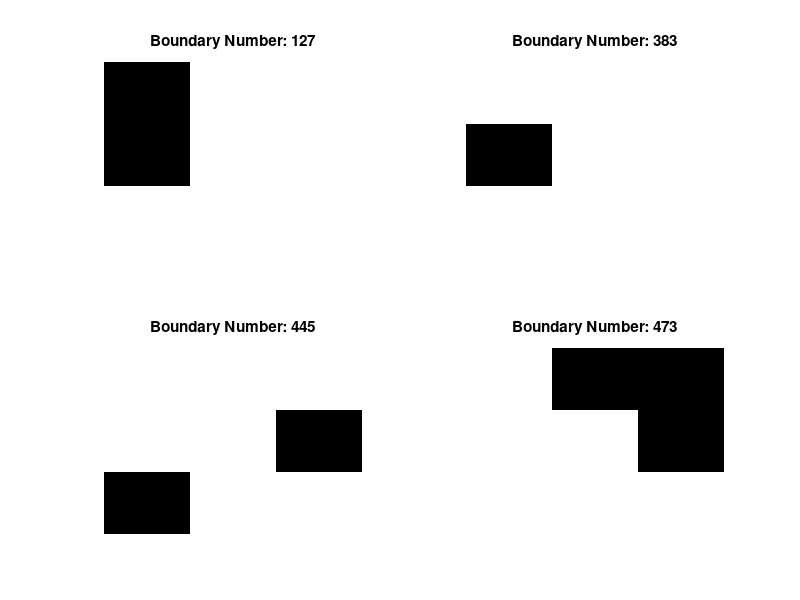

MATLAB code for this plot: (Note: this script raises an error after producing the figure.)
close all; clear; clc;
%%
% Initialize
N = 256;
ifStream = zeros(N, 9);
xy_norm = zeros(N, 2);
boundary_sim = zeros(3, 3, N);
ifStream(: ,1) = 1;

count  = 0;
count_id = [];
% Center coordinates
i_center = 2; j_center = 2;
% D2Q9 config
Cx = [0 1 0 -1 0 1 -1 -1 1];
Cy = [0 0 1 0 -1 1 1 -1 -1];
remove_based_on_direction_count = [];
remove_based_on_shape = [];
% Iterate through all possible binary numbers for the remaining 8 cells
for i = 0:2^9-1
    % Convert the decimal number to binary and convert it into a 3x3 matrix
    binaryStr = dec2bin(i, 9);
    binaryMatrix = reshape(binaryStr, [3, 3]) - '0';
    % Check if the center cell contains a 1
    if binaryMatrix(2, 2) == 1 
        count = count +1;
        count_id = [count_id, i];
        boundary_sim(:, :, count) = binaryMatrix;
        % categorize ifStream
        if binaryMatrix(8) == 1
            ifStream(count, 2) = 1;
        end
        if binaryMatrix(6) == 1
            ifStream(count, 3) = 1;
        end
        if binaryMatrix(2) == 1
            ifStream(count, 4) = 1;
        end
        if binaryMatrix(4) == 1
            ifStream(count, 5) = 1;
        end
        if binaryMatrix(6) == 1 && binaryMatrix(8) == 1 && binaryMatrix(9) == 1
            ifStream(count, 6) = 1;
        end
        if binaryMatrix(2) == 1 && binaryMatrix(6) == 1 && binaryMatrix(3) == 1
            ifStream(count, 7) = 1;
        end
        if binaryMatrix(2) == 1 && binaryMatrix(4) == 1 && binaryMatrix(1) == 1
            ifStream(count, 8) = 1;
        end
        if binaryMatrix(4) == 1 && binaryMatrix(8) == 1 && binaryMatrix(7) == 1
            ifStream(count, 9) = 1;
        end
        % normal vectors
        direction_counter = 0;
        for ic = 2:9
            if binaryMatrix(i_center + Cy(ic), j_center + Cx(ic)) && ...
                    ifStream(count, ic) == 1
                xy_norm(count, 1) = xy_norm(count, 1) + Cx(ic);
                xy_norm(count, 2) = xy_norm(count, 2) + Cy(ic);
                direction_counter = direction_counter + 1;
            end
        end
        % cleaning 1
        if direction_counter < 3
            remove_based_on_direction_count = [remove_based_on_direction_count, count];
        end
        % cleaning 2
        for row = 1:3   % traverse each row
            rowVec = binaryMatrix(row, :);
            if rowVec(1) == 0 && rowVec(2) == 1 && rowVec(3) == 0
                remove_based_on_shape = [remove_based_on_shape , count];
                break;
            end
        end
        for col = 1:3   % traverse each column
            colVec = binaryMatrix(:, col);
            if colVec(1) == 0 && colVec(2) == 1 && colVec(3) == 0
                remove_based_on_shape = [remove_based_on_shape , count];
                break;
            end
        end
        diags = [diag(binaryMatrix), diag(flipud(binaryMatrix))];
        for d = 1:size(diags, 2)  % traverse each diagonal
            diagVec = diags(:, d);
            if diagVec(1) == 0 && diagVec(2) == 1 && diagVec(3) == 0
                remove_based_on_shape = [remove_based_on_shape , count];
                break;
            end
        end
        
    end
end

% normalize
xy_norm_magnitude = sqrt(xy_norm(: ,1).^2 + xy_norm(: ,2).^2);
xy_norm(:, 1) = xy_norm(:, 1) ./ xy_norm_magnitude;
xy_norm(:, 2) = xy_norm(:, 2) ./ xy_norm_magnitude;
remaining_boundary_ids = [];
nonRemovedTypes = [];
for i = 1:N
    if  ~isnan(xy_norm(i, 1)) && ~isnan(xy_norm(i, 2)) && isempty(find(remove_based_on_direction_count == i)) ...
            && isempty(find(remove_based_on_shape == i))
        nonRemovedTypes = [nonRemovedTypes, i];
        remaining_boundary_ids = [remaining_boundary_ids, count_id(i)];
    end
end

% filter garbage data
xy_norm_new = zeros(length(nonRemovedTypes), 2);
ifStream_new = zeros(length(nonRemovedTypes), 9);
icsr = zeros(length(nonRemovedTypes), 9);

% sample types for plotting
bnd_to_be_plotted = [127, 445, 473, 383];
figure;
subplot_counter = 1;
for i = 1:length(nonRemovedTypes)
    binaryMatrix = boundary_sim(:, :, nonRemovedTypes(i));
    bndmat = reshape(binaryMatrix, [1, 9]);
    decimals = bin2dec(num2str(bndmat));
    if ~isempty(find(bnd_to_be_plotted == decimals))
        subplot(2, 2, subplot_counter);
        imagesc(binaryMatrix);
        title(['Boundary Number: ', num2str(decimals)]);
        axis off;
        colormap(gray);
        subplot_counter = subplot_counter + 1;
    end
end


% filter
vid = figure;
writerObj = VideoWriter('boundary_types.avi');
open(writerObj);
for i = 1:length(nonRemovedTypes)
    ifStream_new(i, :) = ifStream(nonRemovedTypes(i), :);
    xy_norm_new(i, :) = xy_norm(nonRemovedTypes(i), :);
    % calcualte specular reflection direction
    icsr(i, 1) = 1;
    for ic = 2:9
        if ~ifStream_new(i, ic)
            ei_x = round(Cx(ic) - 2 * (Cx(ic) * xy_norm_new(i, 1) + Cy(ic) * xy_norm_new(i, 2)) * xy_norm_new(i, 1));
            ei_y = round(Cy(ic) - 2 * (Cx(ic) * xy_norm_new(i, 1) + Cy(ic) * xy_norm_new(i, 2)) * xy_norm_new(i, 2));
            ei_SR = find(Cx == ei_x & Cy == ei_y);
            if ~isempty(ei_SR)
                icsr(i, ic) = ei_SR;
            else
                icsr(i, ic) = ic;
            end
        else
            icsr(i, ic) = ic;
        end 
    end

    % Write the current frame to the video
    imagesc(binaryMatrix);
    colormap(gray);
    title(['Boundary Number: ', num2str(remaining_boundary_ids(i))]);
    axis off;
    % drawnow;
    pause(0.3);
    writeVideo(writerObj, getframe(vid));

    binaryMatrix = boundary_sim(:, :, nonRemovedTypes(i));
    bndmat = reshape(binaryMatrix, [1, 9]);
    decimals = bin2dec(num2str(bndmat));
end
remaining_boundary_ids = remaining_boundary_ids';
% %% Save
% % Note these files are the same as in ../src/system_files
% close(writerObj);
% close all;
% figure;
% imagesc(ifStream);
% colormap gray;
% colorbar;
% savetoFile(ifStream_new, "ifstream.txt");
% savetoFile(icsr, "icsr.txt");
% savetoFile(xy_norm_new, "xy_norm.txt");
% savetoFile(remaining_boundary_ids, "bnd_types.txt");
